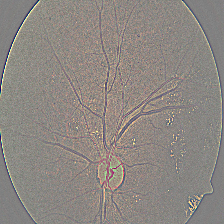
#> input picture diabetic-retinopathy-224x224-gaussian-filtered/gaussian_filtered_images/gaussian_filtered_images/Mild/03e25101e8e8.png, 224 x 224 px; its folder holds 3 pictures in this run
$ jupyter execute multiprocessing.ipynb
#> lines starting #> are read from the running program, lines starting #| are printed output that depends on the picture
[cell 1]
# from multiprocessing import Pool
# cpu_num = 4
# p = Pool(processes=cpu_num)

[cell 2]
# from multiprocessing import cpu_count
# cpu_count()
# 16

[cell 3]
# from multiprocessing import Pool, cpu_count
# p = Pool(processes=cpu_count() - 1)

[cell 4]
# nomal map function
# map(func, iterable) -> iterator
def double(n):
    return 2 * n
params = [1, 2, 3, 4]

results = map(double, params)
list(results)

convert png to npy and save it

[cell 5]
# [9 lines of commented-out code are left out]

[cell 6]
import os
import numpy as np
import cv2
from multiprocessing import Pool, cpu_count
from tqdm import tqdm
from glob import glob

p = Pool(processes=cpu_count()-1)

save_base_path = 'gaussian_filtered_nparrays_multi/'

if not os.path.exists(save_base_path):
    os.makedirs(save_base_path)

def save_npy(path):
    im = cv2.imread(path)
#> im is the input picture: shape (224, 224, 3); mean B, G, R 130.4, 135.5, 141.5
    file_name = path.split('/')[-1].split('.png')[0]
    save_path = save_base_path + file_name

    np.save(save_path, im)

path_list = glob('gaussian_filtered_images/*/*.png')

p.map(save_npy, path_list)
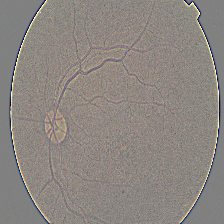
#> input picture diabetic-retinopathy-224x224-gaussian-filtered/gaussian_filtered_images/gaussian_filtered_images/Mild/0684311afdfc.png, 224 x 224 px
#> in save_npy, im is the input picture: shape (224, 224, 3); mean B, G, R 129.1, 134.1, 140.4
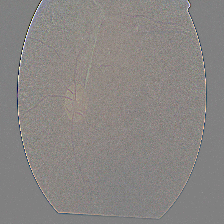
#> input picture diabetic-retinopathy-224x224-gaussian-filtered/gaussian_filtered_images/gaussian_filtered_images/Mild/06b71823f9cd.png, 224 x 224 px
#> in save_npy, im is the input picture: shape (224, 224, 3); mean B, G, R 131.1, 133.5, 137
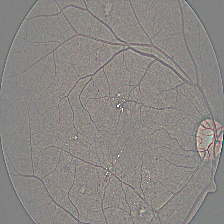
#> input picture diabetic-retinopathy-224x224-gaussian-filtered/gaussian_filtered_images/gaussian_filtered_images/Moderate/0519b934f6b1.png, 224 x 224 px
#> in save_npy, im is the input picture: shape (224, 224, 3); mean B, G, R 132.4, 135, 138.9

p.close()
p.join()

[cell 7]
import os
import numpy as np
import cv2
from multiprocessing import Pool, cpu_count
from tqdm import tqdm
from glob import glob

p = Pool(processes=cpu_count()-1)

save_base_path = 'gaussian_filtered_nparrays_multi/'

if not os.path.exists(save_base_path):
    os.makedirs(save_base_path)

def save_npy(path):
    im = cv2.imread(path)
    file_name = path.split('/')[-1].split('.png')[0]
    save_path = save_base_path + file_name

    np.save(save_path, im)

path_list = glob('gaussian_filtered_images/*/*.png')

list(tqdm(p.imap(save_npy, path_list), total=len(path_list)))

p.close()
p.join()

multi args

[cell 8]
import os
import numpy as np
import cv2
from multiprocessing import Pool, cpu_count
from tqdm import tqdm
from glob import glob

p = Pool(processes=cpu_count()-1)

save_base_path = 'gaussian_filtered_nparrays_multi_w_type/'

if not os.path.exists(save_base_path):
    os.makedirs(save_base_path)

def wrap_save_npy(args):
    return save_npy(*args)

def save_npy(path, type_name):
    im = cv2.imread(path)
    file_name = path.split('/')[-1].split('.png')[0]
    save_path = save_base_path + file_name + '_' + type_name

    np.save(save_path, im)

path_list = glob('gaussian_filtered_images/*/*.png')
job_args = [(path, path.split('/')[1]) for path in path_list]

list(tqdm(p.imap(wrap_save_npy, job_args), total=len(path_list)))
